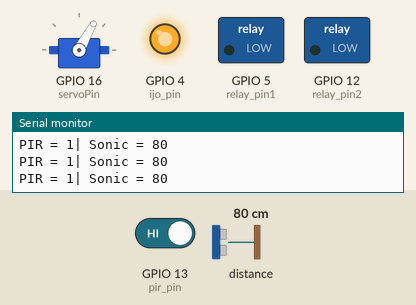
This sketch was run on a simulated ESP8266 (NodeMCU). On the bench: servo, switched loads named in the sketch (green lamp = pin HIGH), output pins drawn as LEDs (lit = HIGH), the last lines printed to the serial monitor. Wiring (inferred from the names in the program): ultrasonic range finder: trigger GPIO 2; echo GPIO 0. The inputs (shaded band) are chosen by the test bench; at power-on: distance to the obstacle 80 cm, GPIO 13 (pir_pin) HIGH. The echo pulse lasts 58.3 µs per cm; WiFi joins after 1.5 s; servers stay silent unless stated; pins used as bus, display or sensor lines are not drawn.

Above: at 3.0 s.
3.1 s: distance to the obstacle set to 293 cm
At 4.45 s:
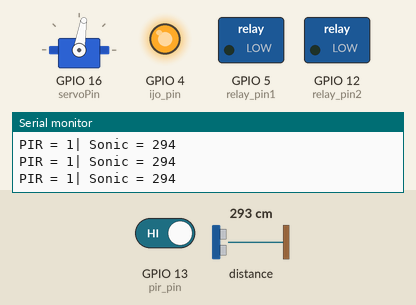
6.1 s: distance to the obstacle set to 299 cm
At 9.38 s:
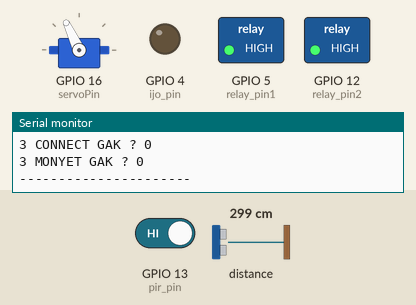
12.1 s: distance to the obstacle set to 2 cm
At 13.78 s:
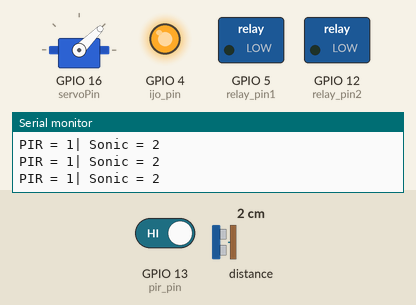
15.1 s: distance to the obstacle set to 4 cm
18.1 s: distance to the obstacle set to 250 cm
Timing chart, 0 to 22.1 s (numbered marks = the images above; inputs shaded):
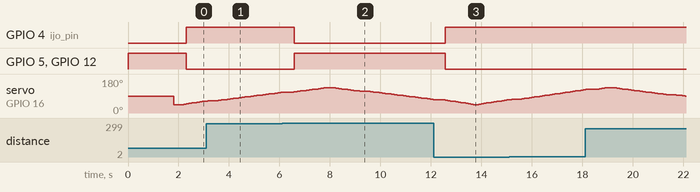

The sketch:

PLN_Receiver.ino
```cpp
#include <ESP8266WiFi.h>
#include <Wire.h>
#include <Servo.h>

#include <espnow.h>
#include <BlynkSimpleEsp8266.h>
#define CHANNEL 1
#define trig_pin 2    // D4 = 2
#define echo_pin 0    // D3 = 0
#define pir_pin 13    // D7 = 13
#define relay_pin1 5  // D5 = 5
#define relay_pin2 12 // D6 = 12
#define biru_pin 5    // D1 = 5
#define ijo_pin 4     // D2 = 4
#define servoPin 16   // D0 = 16

int isDetect;
int pir;
bool jela;
bool monyet1, monyet2, monyet3, monyet4, monyet5 = false;
int pos;
int distance1, last_sensor;
bool isSent;
Servo myServo;
bool espnow_cek;
char auth[] = "4BF4xn6ecZMHxFBSXPT4fq_-ImrP3j4g";
char ssid[] = "prokes";
char pass[] = "jagaselalukesehatan";

typedef struct struct_message {
  int id;
  int stats;
  int isMonyet;
} struct_message;

struct_message myData;

struct_message board1;
struct_message board2;
struct_message board3;
struct_message board4;

// Create an array with all the structures
struct_message boardsStruct[4] = {board1, board2, board3, board4};

unsigned long previousMillis, previousMillis2 = 0;
bool board1connected, board2connected, board3connected, board4connected;
bool isDetect1, isDetect2, isDetect3, isDetect4;
bool check = true;
int lastValue1, lastValue2, lastValue3, lastValue4;
int currentValue1, currentValue2, currentValue3, currentValue4;

BlynkTimer timer;
WidgetLED led1(V1);
WidgetLED led2(V2);
WidgetLED led3(V3);
WidgetLED led4(V4);
WidgetLED led5(V9);

// Callback function that will be executed when data is received
void OnDataRecv(uint8_t * mac_addr, uint8_t *incomingData, uint8_t len) {
  char macStr[18];

  //  Serial.print("Packet received from: ");
  //  snprintf(macStr, sizeof(macStr), "%02x:%02x:%02x:%02x:%02x:%02x",
  //           mac_addr[0], mac_addr[1], mac_addr[2], mac_addr[3], mac_addr[4], mac_addr[5]);
  //  Serial.println(macStr);

  memcpy(&myData, incomingData, sizeof(myData));
  //  Serial.printf("Board ID %u: %u bytes\n", myData.id, len);

  // Update the structures with the new incoming data
  boardsStruct[myData.id - 1].stats = myData.stats;
  boardsStruct[myData.id - 1].isMonyet = myData.isMonyet;

}

// config AP SSID
void configDeviceAP() {
  const char *SSID = "Slave";
  bool result = WiFi.softAP(SSID, "Slave_Password", CHANNEL, 0);
  if (!result) {
    Serial.println("AP Config failed.");
  } else {
    Serial.println("AP Config Success. Broadcasting with AP: " + String(SSID));
  }
}


void setup() {
  Serial.begin(9600);
  pinMode(ijo_pin, OUTPUT);
  pinMode(biru_pin, OUTPUT);
  pinMode(trig_pin, OUTPUT);
  pinMode(echo_pin, INPUT);
  pinMode(pir_pin, INPUT);
  pinMode(relay_pin1, OUTPUT);
  pinMode(relay_pin2, OUTPUT);
  digitalWrite(relay_pin1, HIGH);
  digitalWrite(relay_pin2, HIGH);
  digitalWrite(biru_pin, LOW);
  myServo.attach(servoPin);
  Serial.println("Testt");
  digitalWrite(biru_pin, HIGH);
  WiFi.mode(WIFI_STA);
  WiFi.disconnect();

  configDeviceAP();

  (!esp_now_init()) ? espnow_cek = false : espnow_cek = true;

  esp_now_set_self_role(ESP_NOW_ROLE_SLAVE);
  esp_now_register_recv_cb(OnDataRecv);

  Blynk.begin(auth, ssid, pass);
  timer.setInterval(500L, sendDataToBlynk);

}

void loop() {
  for (pos = 45; pos <= 135; pos += 2) {
    sonic();
    pir = digitalRead(pir_pin);
    myServo.write(pos);
    printData();
    Blynk.run();
    timer.run();
    receiveData();
    idupinRelay();
    delay(100);
  }
  for (pos = 135; pos >= 45; pos -= 2) {
    sonic();
    pir = digitalRead(pir_pin);
    myServo.write(pos);
    printData();
    Blynk.run();
    timer.run();
    receiveData();
    idupinRelay();
    delay(100);
  }
}

void idupinRelay() {
  if (monyet1 || monyet2 || monyet3 || monyet4 || monyet5) {
    digitalWrite(relay_pin1, LOW);
    digitalWrite(relay_pin2, LOW);
  }
  else {
    digitalWrite(relay_pin1, HIGH);
    digitalWrite(relay_pin2, HIGH);
  }
}

void printData() {
  Serial.print("PIR = "); Serial.print(pir);
  Serial.print("| Sonic = "); Serial.println(distance1);
}

void receiveData() {

  checkStatus();
  checkConnected();
  currentValue1 = boardsStruct[0].stats;
  currentValue2 = boardsStruct[1].stats;
  currentValue3 = boardsStruct[2].stats;
  currentValue4 = boardsStruct[3].stats;
}
void sendDataToBlynk() {
  (board1connected) ? led1.on() : led1.off();
  (board2connected) ? led2.on() : led2.off();
  (board3connected) ? led3.on() : led3.off();
  (board4connected) ? led4.on() : led4.off();
  Blynk.virtualWrite(V5, boardsStruct[0].isMonyet); //suhu virtual 5
  Blynk.virtualWrite(V6, boardsStruct[1].isMonyet); //suhu virtual 5
  Blynk.virtualWrite(V7, boardsStruct[2].isMonyet); //suhu virtual 5
  Blynk.virtualWrite(V8, boardsStruct[3].isMonyet); //suhu virtual 5

  if (boardsStruct[0].isMonyet && board1connected) {
    monyet1 = true;
    Blynk.notify("Tiang satu terdeteksi Monyet!");
  } else monyet1 = false;

  if (boardsStruct[1].isMonyet && board2connected) {
    monyet2 = true;
    Blynk.notify("Tiang dua terdeteksi Monyet!");
  } else monyet2 = false;

  if (boardsStruct[2].isMonyet && board3connected) {
    monyet3 = true;
    Blynk.notify("Tiang tiga terdeteksi Monyet!");
  } else monyet3 = false;

  if (boardsStruct[3].isMonyet && board4connected) {
    monyet4 = true;
    Blynk.notify("Tiang empat terdeteksi Monyet!");
  } else monyet4 = false;

  if (distance1 < 300 & jela) {
    digitalWrite(ijo_pin, HIGH);
    led5.on();
    monyet5 = true;
    Blynk.notify("Tiang lima terdeteksi Monyet!");
  }
  else {
    led5.off();
    digitalWrite(ijo_pin, LOW);
    monyet5 = false;
  }
}

void checkStatus() {
  unsigned long currentMillis = millis();
  if (currentMillis - previousMillis >= 500 && check) {
    previousMillis = currentMillis;
    lastValue1 = currentValue1;
    lastValue2 = currentValue2;
    lastValue3 = currentValue3;
    lastValue4 = currentValue4;

    Serial.printf("stats_1 value: %d \n", lastValue1);
    Serial.print("1 CONNECT GAK ? ");
    Serial.println(board1connected);
    Serial.print("1 MONYET GAK ? ");
    Serial.println(boardsStruct[0].isMonyet); Serial.println("----------------------");

    Serial.printf("stats_2 value: %d \n", lastValue2);
    Serial.print("2 CONNECT GAK ? ");
    Serial.println(board2connected);
    Serial.print("2 MONYET GAK ? ");
    Serial.println(boardsStruct[1].isMonyet); Serial.println("----------------------");

    Serial.printf("stats_3 value: %d \n", lastValue3);
    Serial.print("3 CONNECT GAK ? ");
    Serial.println(board3connected);
    Serial.print("3 MONYET GAK ? ");
    Serial.println(boardsStruct[2].isMonyet); Serial.println("----------------------");

    Serial.printf("stats_4 value: %d \n", lastValue4);
    Serial.print("4 CONNECT GAK ? ");
    Serial.println(board4connected);
    Serial.print("4 MONYET GAK ? ");
    Serial.println(boardsStruct[3].isMonyet); Serial.println("----------------------");
    check = false;
  }
}

void checkConnected() {
  unsigned long currentMillis2 = millis();
  if (currentMillis2 - previousMillis2 >= 3000) {
    previousMillis2 = currentMillis2;
    (lastValue1 != currentValue1) ? board1connected = true : board1connected = false;
    (lastValue2 != currentValue2) ? board2connected = true : board2connected = false;
    (lastValue3 != currentValue3) ? board3connected = true : board3connected = false;
    (lastValue4 != currentValue4) ? board4connected = true : board4connected = false;
    check = true;
  }
}


void sonic() {
  digitalWrite(trig_pin, LOW);
  delayMicroseconds(2);
  digitalWrite(trig_pin, HIGH);
  delayMicroseconds(10);
  digitalWrite(trig_pin, LOW);
  const unsigned long duration1 = pulseIn(echo_pin, HIGH);
  distance1 = duration1 / 29 / 2;
  if (last_sensor <= 300) jela = true;
  else jela = false;
  last_sensor = distance1;
}
```

Measured:
- the behaviour switches between 298 and 299 cm on distance to the obstacle (found by bisection; images 1 and 2)
- after the input at 6.1 s, GPIO 4 (ijo_pin): HIGH → LOW after 0.48 s; GPIO 5 (relay_pin1), GPIO 12 (relay_pin2): LOW → HIGH after 0.48 s
- after the input at 12.1 s, GPIO 4 (ijo_pin): LOW → HIGH after 0.47 s; GPIO 5 (relay_pin1), GPIO 12 (relay_pin2): HIGH → LOW after 0.47 s
- by itself, servo on GPIO 16 (servoPin): rises from 109° to 135° in 1.7 s, then falls to 71° in 4.2 s
